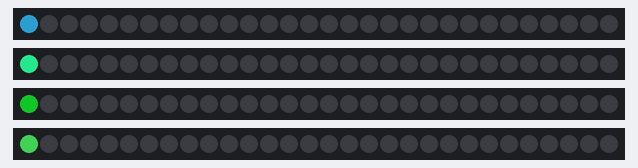
Bench run of a program on a simulated ESP32. Shown: 4 × 30 RGB LEDs in strip order, left to right. Dim RGB values are drawn brighter than linear; WiFi joins after 1.5 s; servers stay silent unless stated; random numbers use the default seed unless the program sets one; what the program prints to the serial monitor is not drawn.

Above: at 1.58 s.
At 4.79 s:
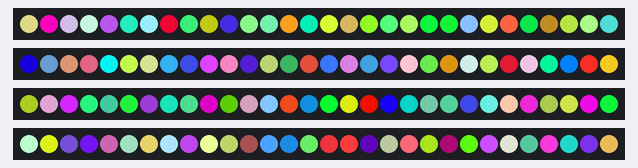
At 9.63 s:
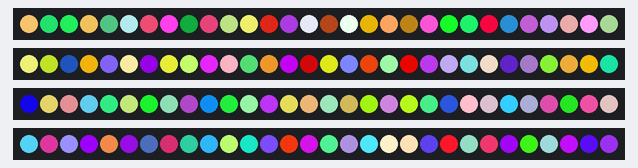
At 19.33 s:
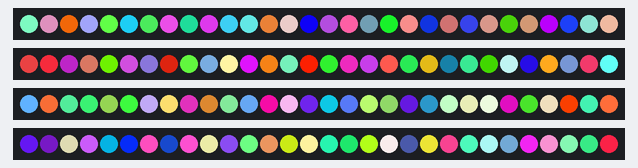
At 29.02 s:
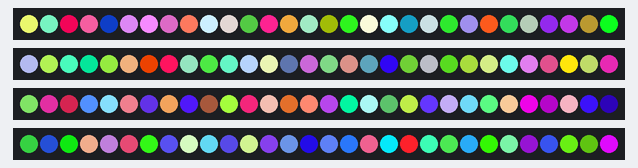
At 38.71 s:
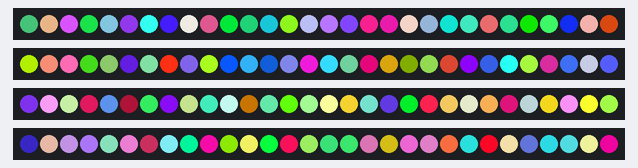

The program:

main.cpp
```cpp
#include <Arduino.h>
#include <Adafruit_NeoPixel.h>
#include <WiFi.h>
#include <ESPmDNS.h>
#include <WiFiUdp.h>
#include <ArduinoOTA.h>

const char* ssid = "No Pineapple";
const char* password = "7 Salutations";

#define STRIP_LEN 30
Adafruit_NeoPixel strip0(STRIP_LEN, 15, NEO_GRB + NEO_KHZ800);
Adafruit_NeoPixel strip1(STRIP_LEN, 0, NEO_GRB + NEO_KHZ800);
Adafruit_NeoPixel strip2(STRIP_LEN, 16, NEO_GRB + NEO_KHZ800);
Adafruit_NeoPixel strip3(STRIP_LEN, 5, NEO_GRB + NEO_KHZ800);
#define DELAYVAL 50

int64_t last_active_time = 0;

int rand_rgb()
{
  return rand() / (RAND_MAX / 255);
}

void setup() {
    strip0.begin();
    strip1.begin();
    strip2.begin();
    strip3.begin();


    Serial.begin(115200);
    Serial.println("Booting");
    WiFi.mode(WIFI_STA);
    WiFi.begin(ssid, password);
    uint8_t result = WiFi.waitForConnectResult();
    if (result != WL_CONNECTED)
    {
        Serial.println("WiFi Connection Failed!");
    }
    else
    {
        Serial.println("WiFi Connected.");
    }

    ArduinoOTA
    .onStart([]() {
      String type;
      if (ArduinoOTA.getCommand() == U_FLASH)
        type = "sketch";
      else // U_SPIFFS
        type = "filesystem";

      // NOTE: if updating SPIFFS this would be the place to unmount SPIFFS using SPIFFS.end()
      Serial.println("Start updating " + type);
    })
    .onEnd([]() {
      Serial.println("\nEnd");
    })
    .onProgress([](unsigned int progress, unsigned int total) {
      Serial.printf("Progress: %u%%\r", (progress / (total / 100)));
    })
    .onError([](ota_error_t error) {
      Serial.printf("Error[%u]: ", error);
      if (error == OTA_AUTH_ERROR) Serial.println("Auth Failed");
      else if (error == OTA_BEGIN_ERROR) Serial.println("Begin Failed");
      else if (error == OTA_CONNECT_ERROR) Serial.println("Connect Failed");
      else if (error == OTA_RECEIVE_ERROR) Serial.println("Receive Failed");
      else if (error == OTA_END_ERROR) Serial.println("End Failed");
    });

  ArduinoOTA.begin();

  Serial.println("Ready");
  Serial.print("IP address: ");
  Serial.println(WiFi.localIP());
}
void loop() {
    ArduinoOTA.handle();

    if (millis() > (last_active_time + DELAYVAL))
    {
        last_active_time = millis();
        strip0.clear();
        strip1.clear();
        strip2.clear();
        strip3.clear();
        for (size_t i = 0; i < STRIP_LEN; i++)
        {
          rand();
            strip0.setPixelColor(i, strip0.Color(rand_rgb(), rand_rgb(), rand_rgb()));
            strip1.setPixelColor(i, strip1.Color(rand_rgb(), rand_rgb(), rand_rgb()));
            strip2.setPixelColor(i, strip2.Color(rand_rgb(), rand_rgb(), rand_rgb()));
            strip3.setPixelColor(i, strip3.Color(rand_rgb(), rand_rgb(), rand_rgb()));

            strip0.show();
            strip1.show();
            strip2.show();
            strip3.show();
            delay(DELAYVAL);
        }
    }
}
```
